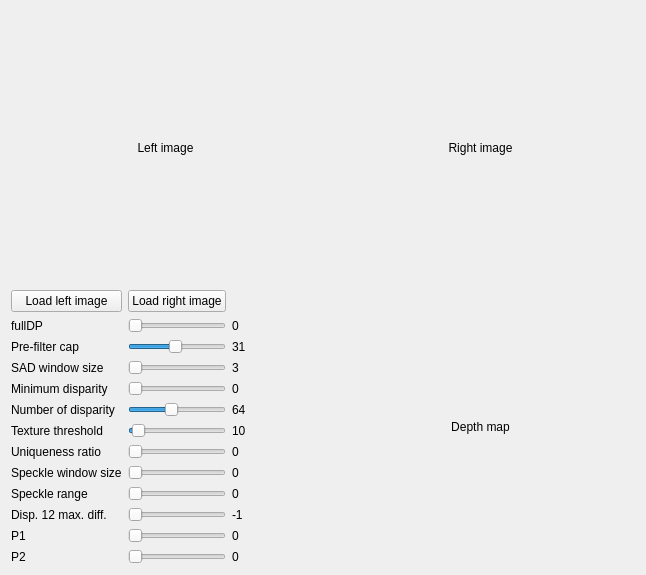
<?xml version="1.0" encoding="UTF-8"?>
<ui version="4.0">
 <class>MainWindow</class>
 <widget class="QMainWindow" name="MainWindow">
  <property name="geometry">
   <rect>
    <x>0</x>
    <y>0</y>
    <width>646</width>
    <height>575</height>
   </rect>
  </property>
  <property name="windowTitle">
   <string>OpenCV StereoCorrespondenceBM Tuner</string>
  </property>
  <widget class="QWidget" name="centralWidget">
   <layout class="QGridLayout" name="gridLayout_2">
    <item row="0" column="0">
     <layout class="QGridLayout" name="gridLayout">
      <item row="0" column="1">
       <widget class="QLabel" name="label_image_right">
        <property name="maximumSize">
         <size>
          <width>480</width>
          <height>360</height>
         </size>
        </property>
        <property name="text">
         <string>Right image</string>
        </property>
        <property name="alignment">
         <set>Qt::AlignCenter</set>
        </property>
       </widget>
      </item>
      <item row="2" column="0">
       <layout class="QGridLayout" name="gridLayout_buttons">
        <item row="5" column="0">
         <widget class="QLabel" name="label_num_of_disparity">
          <property name="toolTip">
           <string>&lt;html&gt;&lt;head/&gt;&lt;body&gt;&lt;p&gt;Maximum disparity minus minimum disparity. The value is always greater than zero. In the current implementation, this parameter must be divisible by 16.&lt;/p&gt;&lt;/body&gt;&lt;/html&gt;</string>
          </property>
          <property name="text">
           <string>Number of disparity</string>
          </property>
         </widget>
        </item>
        <item row="2" column="1">
         <widget class="QSlider" name="horizontalSlider_pre_filter_cap">
          <property name="sizePolicy">
           <sizepolicy hsizetype="Minimum" vsizetype="Fixed">
            <horstretch>0</horstretch>
            <verstretch>0</verstretch>
           </sizepolicy>
          </property>
          <property name="minimum">
           <number>1</number>
          </property>
          <property name="maximum">
           <number>63</number>
          </property>
          <property name="value">
           <number>31</number>
          </property>
          <property name="orientation">
           <enum>Qt::Horizontal</enum>
          </property>
         </widget>
        </item>
        <item row="5" column="1">
         <widget class="QSlider" name="horizontalSlider_num_of_disparity">
          <property name="sizePolicy">
           <sizepolicy hsizetype="Minimum" vsizetype="Fixed">
            <horstretch>0</horstretch>
            <verstretch>0</verstretch>
           </sizepolicy>
          </property>
          <property name="minimum">
           <number>16</number>
          </property>
          <property name="maximum">
           <number>128</number>
          </property>
          <property name="singleStep">
           <number>16</number>
          </property>
          <property name="pageStep">
           <number>16</number>
          </property>
          <property name="value">
           <number>64</number>
          </property>
          <property name="orientation">
           <enum>Qt::Horizontal</enum>
          </property>
         </widget>
        </item>
        <item row="3" column="2">
         <widget class="QLabel" name="label_3">
          <property name="text">
           <string>3</string>
          </property>
         </widget>
        </item>
        <item row="6" column="1">
         <widget class="QSlider" name="horizontalSlider_texture_threshold">
          <property name="sizePolicy">
           <sizepolicy hsizetype="Minimum" vsizetype="Fixed">
            <horstretch>0</horstretch>
            <verstretch>0</verstretch>
           </sizepolicy>
          </property>
          <property name="maximum">
           <number>255</number>
          </property>
          <property name="value">
           <number>10</number>
          </property>
          <property name="orientation">
           <enum>Qt::Horizontal</enum>
          </property>
         </widget>
        </item>
        <item row="1" column="2">
         <widget class="QLabel" name="label">
          <property name="text">
           <string>0</string>
          </property>
         </widget>
        </item>
        <item row="4" column="2">
         <widget class="QLabel" name="label_4">
          <property name="text">
           <string>0</string>
          </property>
         </widget>
        </item>
        <item row="8" column="2">
         <widget class="QLabel" name="label_8">
          <property name="text">
           <string>0</string>
          </property>
         </widget>
        </item>
        <item row="4" column="1">
         <widget class="QSlider" name="horizontalSlider_min_disparity">
          <property name="sizePolicy">
           <sizepolicy hsizetype="Minimum" vsizetype="Fixed">
            <horstretch>0</horstretch>
            <verstretch>0</verstretch>
           </sizepolicy>
          </property>
          <property name="minimum">
           <number>0</number>
          </property>
          <property name="maximum">
           <number>16</number>
          </property>
          <property name="singleStep">
           <number>1</number>
          </property>
          <property name="pageStep">
           <number>10</number>
          </property>
          <property name="value">
           <number>0</number>
          </property>
          <property name="orientation">
           <enum>Qt::Horizontal</enum>
          </property>
         </widget>
        </item>
        <item row="2" column="0">
         <widget class="QLabel" name="label_pre_filter_cap">
          <property name="toolTip">
           <string>&lt;html&gt;&lt;head/&gt;&lt;body&gt;&lt;p&gt;Truncation value for the prefiltered image pixels. The algorithm first computes x-derivative at each pixel and clips its value by &lt;span style=&quot; font-family:'Courier New,courier';&quot;&gt;[-preFilterCap, preFilterCap]&lt;/span&gt; interval. The result values are passed to the Birchfield-Tomasi pixel cost function.&lt;/p&gt;&lt;/body&gt;&lt;/html&gt;</string>
          </property>
          <property name="text">
           <string>Pre-filter cap</string>
          </property>
         </widget>
        </item>
        <item row="10" column="2">
         <widget class="QLabel" name="label_10">
          <property name="text">
           <string>-1</string>
          </property>
         </widget>
        </item>
        <item row="10" column="1">
         <widget class="QSlider" name="horizontalSlider_disp_12_max_diff">
          <property name="sizePolicy">
           <sizepolicy hsizetype="Minimum" vsizetype="Fixed">
            <horstretch>0</horstretch>
            <verstretch>0</verstretch>
           </sizepolicy>
          </property>
          <property name="minimum">
           <number>-1</number>
          </property>
          <property name="maximum">
           <number>100</number>
          </property>
          <property name="value">
           <number>-1</number>
          </property>
          <property name="orientation">
           <enum>Qt::Horizontal</enum>
          </property>
         </widget>
        </item>
        <item row="5" column="2">
         <widget class="QLabel" name="label_5">
          <property name="text">
           <string>64</string>
          </property>
         </widget>
        </item>
        <item row="4" column="0">
         <widget class="QLabel" name="label_min_disparity">
          <property name="toolTip">
           <string>&lt;html&gt;&lt;head/&gt;&lt;body&gt;&lt;p&gt;Minimum possible disparity value. Normally, it is zero but sometimes rectification algorithms can shift images, so this parameter needs to be adjusted accordingly.&lt;/p&gt;&lt;/body&gt;&lt;/html&gt;</string>
          </property>
          <property name="text">
           <string>Minimum disparity</string>
          </property>
         </widget>
        </item>
        <item row="0" column="0">
         <widget class="QPushButton" name="pushButton_left">
          <property name="text">
           <string>Load left image</string>
          </property>
         </widget>
        </item>
        <item row="0" column="1">
         <widget class="QPushButton" name="pushButton_right">
          <property name="text">
           <string>Load right image</string>
          </property>
         </widget>
        </item>
        <item row="3" column="0">
         <widget class="QLabel" name="label_SAD_window_size">
          <property name="toolTip">
           <string>&lt;html&gt;&lt;head/&gt;&lt;body&gt;&lt;p&gt;Matched block size. It must be an odd number &lt;span style=&quot; font-family:'Courier New,courier';&quot;&gt;&amp;gt;=1&lt;/span&gt; . Normally, it should be somewhere in the &lt;span style=&quot; font-family:'Courier New,courier';&quot;&gt;3..11&lt;/span&gt; range.&lt;/p&gt;&lt;/body&gt;&lt;/html&gt;</string>
          </property>
          <property name="text">
           <string>SAD window size</string>
          </property>
         </widget>
        </item>
        <item row="1" column="1">
         <widget class="QSlider" name="horizontalSlider_full_dp">
          <property name="sizePolicy">
           <sizepolicy hsizetype="Minimum" vsizetype="Fixed">
            <horstretch>0</horstretch>
            <verstretch>0</verstretch>
           </sizepolicy>
          </property>
          <property name="minimum">
           <number>0</number>
          </property>
          <property name="maximum">
           <number>1</number>
          </property>
          <property name="singleStep">
           <number>1</number>
          </property>
          <property name="value">
           <number>0</number>
          </property>
          <property name="orientation">
           <enum>Qt::Horizontal</enum>
          </property>
         </widget>
        </item>
        <item row="7" column="1">
         <widget class="QSlider" name="horizontalSlider_uniqueness_ratio">
          <property name="sizePolicy">
           <sizepolicy hsizetype="Minimum" vsizetype="Fixed">
            <horstretch>0</horstretch>
            <verstretch>0</verstretch>
           </sizepolicy>
          </property>
          <property name="maximum">
           <number>20</number>
          </property>
          <property name="value">
           <number>0</number>
          </property>
          <property name="orientation">
           <enum>Qt::Horizontal</enum>
          </property>
         </widget>
        </item>
        <item row="9" column="2">
         <widget class="QLabel" name="label_9">
          <property name="text">
           <string>0</string>
          </property>
         </widget>
        </item>
        <item row="1" column="0">
         <widget class="QLabel" name="label_full_dp">
          <property name="text">
           <string>fullDP</string>
          </property>
         </widget>
        </item>
        <item row="10" column="0">
         <widget class="QLabel" name="label_disp_12_max_diff">
          <property name="toolTip">
           <string>&lt;html&gt;&lt;head/&gt;&lt;body&gt;&lt;p&gt;Maximum allowed difference (in integer pixel units) in the left-right disparity check. Set it to a non-positive value to disable the check.&lt;/p&gt;&lt;/body&gt;&lt;/html&gt;</string>
          </property>
          <property name="text">
           <string>Disp. 12 max. diff.</string>
          </property>
         </widget>
        </item>
        <item row="11" column="1">
         <widget class="QSlider" name="horizontalSlider_p1">
          <property name="sizePolicy">
           <sizepolicy hsizetype="Minimum" vsizetype="Fixed">
            <horstretch>0</horstretch>
            <verstretch>0</verstretch>
           </sizepolicy>
          </property>
          <property name="maximum">
           <number>400</number>
          </property>
          <property name="value">
           <number>0</number>
          </property>
          <property name="orientation">
           <enum>Qt::Horizontal</enum>
          </property>
         </widget>
        </item>
        <item row="9" column="0">
         <widget class="QLabel" name="label_speckle_range">
          <property name="toolTip">
           <string>&lt;html&gt;&lt;head/&gt;&lt;body&gt;&lt;p&gt;Maximum disparity variation within each connected component. If you do speckle filtering, set the parameter to a positive value, it will be implicitly multiplied by 16. Normally, 1 or 2 is good enough.&lt;/p&gt;&lt;/body&gt;&lt;/html&gt;</string>
          </property>
          <property name="text">
           <string>Speckle range</string>
          </property>
         </widget>
        </item>
        <item row="8" column="1">
         <widget class="QSlider" name="horizontalSlider_speckle_window_size">
          <property name="sizePolicy">
           <sizepolicy hsizetype="Minimum" vsizetype="Fixed">
            <horstretch>0</horstretch>
            <verstretch>0</verstretch>
           </sizepolicy>
          </property>
          <property name="maximum">
           <number>250</number>
          </property>
          <property name="orientation">
           <enum>Qt::Horizontal</enum>
          </property>
         </widget>
        </item>
        <item row="3" column="1">
         <widget class="QSlider" name="horizontalSlider_SAD_window_size">
          <property name="sizePolicy">
           <sizepolicy hsizetype="Minimum" vsizetype="Fixed">
            <horstretch>0</horstretch>
            <verstretch>0</verstretch>
           </sizepolicy>
          </property>
          <property name="minimum">
           <number>3</number>
          </property>
          <property name="maximum">
           <number>15</number>
          </property>
          <property name="singleStep">
           <number>2</number>
          </property>
          <property name="value">
           <number>3</number>
          </property>
          <property name="sliderPosition">
           <number>3</number>
          </property>
          <property name="orientation">
           <enum>Qt::Horizontal</enum>
          </property>
         </widget>
        </item>
        <item row="6" column="0">
         <widget class="QLabel" name="label_texture_threshold">
          <property name="text">
           <string>Texture threshold</string>
          </property>
         </widget>
        </item>
        <item row="8" column="0">
         <widget class="QLabel" name="label_speckle_window_size">
          <property name="toolTip">
           <string>&lt;html&gt;&lt;head/&gt;&lt;body&gt;&lt;p&gt;Maximum size of smooth disparity regions to consider their noise speckles and invalidate. Set it to 0 to disable speckle filtering. Otherwise, set it somewhere in the 50-200 range.&lt;/p&gt;&lt;/body&gt;&lt;/html&gt;</string>
          </property>
          <property name="text">
           <string>Speckle window size</string>
          </property>
         </widget>
        </item>
        <item row="7" column="2">
         <widget class="QLabel" name="label_7">
          <property name="text">
           <string>0</string>
          </property>
         </widget>
        </item>
        <item row="11" column="0">
         <widget class="QLabel" name="label_11">
          <property name="text">
           <string>P1</string>
          </property>
         </widget>
        </item>
        <item row="2" column="2">
         <widget class="QLabel" name="label_2">
          <property name="text">
           <string>31</string>
          </property>
         </widget>
        </item>
        <item row="9" column="1">
         <widget class="QSlider" name="horizontalSlider_speckle_range">
          <property name="sizePolicy">
           <sizepolicy hsizetype="Minimum" vsizetype="Fixed">
            <horstretch>0</horstretch>
            <verstretch>0</verstretch>
           </sizepolicy>
          </property>
          <property name="minimum">
           <number>0</number>
          </property>
          <property name="maximum">
           <number>3</number>
          </property>
          <property name="orientation">
           <enum>Qt::Horizontal</enum>
          </property>
         </widget>
        </item>
        <item row="7" column="0">
         <widget class="QLabel" name="label_uniqueness_ratio">
          <property name="toolTip">
           <string>&lt;html&gt;&lt;head/&gt;&lt;body&gt;&lt;p&gt;Margin in percentage by which the best (minimum) computed cost function value should “win” the second best value to consider the found match correct. Normally, a value within the 5-15 range is good enough.&lt;/p&gt;&lt;/body&gt;&lt;/html&gt;</string>
          </property>
          <property name="text">
           <string>Uniqueness ratio</string>
          </property>
         </widget>
        </item>
        <item row="6" column="2">
         <widget class="QLabel" name="label_6">
          <property name="text">
           <string>10</string>
          </property>
         </widget>
        </item>
        <item row="11" column="2">
         <widget class="QLabel" name="label_12">
          <property name="text">
           <string>0</string>
          </property>
         </widget>
        </item>
        <item row="12" column="0">
         <widget class="QLabel" name="label_13">
          <property name="text">
           <string>P2</string>
          </property>
         </widget>
        </item>
        <item row="12" column="1">
         <widget class="QSlider" name="horizontalSlider_p2">
          <property name="sizePolicy">
           <sizepolicy hsizetype="Minimum" vsizetype="Fixed">
            <horstretch>0</horstretch>
            <verstretch>0</verstretch>
           </sizepolicy>
          </property>
          <property name="maximum">
           <number>400</number>
          </property>
          <property name="orientation">
           <enum>Qt::Horizontal</enum>
          </property>
         </widget>
        </item>
        <item row="12" column="2">
         <widget class="QLabel" name="label_14">
          <property name="text">
           <string>0</string>
          </property>
         </widget>
        </item>
       </layout>
      </item>
      <item row="0" column="0">
       <widget class="QLabel" name="label_image_left">
        <property name="maximumSize">
         <size>
          <width>480</width>
          <height>360</height>
         </size>
        </property>
        <property name="text">
         <string>Left image</string>
        </property>
        <property name="alignment">
         <set>Qt::AlignCenter</set>
        </property>
       </widget>
      </item>
      <item row="2" column="1">
       <widget class="QLabel" name="label_depth_map">
        <property name="maximumSize">
         <size>
          <width>480</width>
          <height>360</height>
         </size>
        </property>
        <property name="text">
         <string>Depth map</string>
        </property>
        <property name="alignment">
         <set>Qt::AlignCenter</set>
        </property>
       </widget>
      </item>
     </layout>
    </item>
   </layout>
  </widget>
 </widget>
 <layoutdefault spacing="6" margin="11"/>
 <resources/>
 <connections>
  <connection>
   <sender>horizontalSlider_full_dp</sender>
   <signal>valueChanged(int)</signal>
   <receiver>label</receiver>
   <slot>setNum(int)</slot>
   <hints>
    <hint type="sourcelabel">
     <x>264</x>
     <y>159</y>
    </hint>
    <hint type="destinationlabel">
     <x>314</x>
     <y>165</y>
    </hint>
   </hints>
  </connection>
  <connection>
   <sender>horizontalSlider_pre_filter_cap</sender>
   <signal>valueChanged(int)</signal>
   <receiver>label_2</receiver>
   <slot>setNum(int)</slot>
   <hints>
    <hint type="sourcelabel">
     <x>247</x>
     <y>198</y>
    </hint>
    <hint type="destinationlabel">
     <x>326</x>
     <y>195</y>
    </hint>
   </hints>
  </connection>
  <connection>
   <sender>horizontalSlider_SAD_window_size</sender>
   <signal>valueChanged(int)</signal>
   <receiver>label_3</receiver>
   <slot>setNum(int)</slot>
   <hints>
    <hint type="sourcelabel">
     <x>246</x>
     <y>236</y>
    </hint>
    <hint type="destinationlabel">
     <x>331</x>
     <y>232</y>
    </hint>
   </hints>
  </connection>
  <connection>
   <sender>horizontalSlider_min_disparity</sender>
   <signal>valueChanged(int)</signal>
   <receiver>label_4</receiver>
   <slot>setNum(int)</slot>
   <hints>
    <hint type="sourcelabel">
     <x>274</x>
     <y>259</y>
    </hint>
    <hint type="destinationlabel">
     <x>330</x>
     <y>264</y>
    </hint>
   </hints>
  </connection>
  <connection>
   <sender>horizontalSlider_num_of_disparity</sender>
   <signal>valueChanged(int)</signal>
   <receiver>label_5</receiver>
   <slot>setNum(int)</slot>
   <hints>
    <hint type="sourcelabel">
     <x>276</x>
     <y>291</y>
    </hint>
    <hint type="destinationlabel">
     <x>330</x>
     <y>299</y>
    </hint>
   </hints>
  </connection>
  <connection>
   <sender>horizontalSlider_texture_threshold</sender>
   <signal>valueChanged(int)</signal>
   <receiver>label_6</receiver>
   <slot>setNum(int)</slot>
   <hints>
    <hint type="sourcelabel">
     <x>284</x>
     <y>333</y>
    </hint>
    <hint type="destinationlabel">
     <x>320</x>
     <y>333</y>
    </hint>
   </hints>
  </connection>
  <connection>
   <sender>horizontalSlider_uniqueness_ratio</sender>
   <signal>valueChanged(int)</signal>
   <receiver>label_7</receiver>
   <slot>setNum(int)</slot>
   <hints>
    <hint type="sourcelabel">
     <x>273</x>
     <y>367</y>
    </hint>
    <hint type="destinationlabel">
     <x>318</x>
     <y>367</y>
    </hint>
   </hints>
  </connection>
  <connection>
   <sender>horizontalSlider_speckle_window_size</sender>
   <signal>valueChanged(int)</signal>
   <receiver>label_8</receiver>
   <slot>setNum(int)</slot>
   <hints>
    <hint type="sourcelabel">
     <x>288</x>
     <y>403</y>
    </hint>
    <hint type="destinationlabel">
     <x>316</x>
     <y>400</y>
    </hint>
   </hints>
  </connection>
  <connection>
   <sender>horizontalSlider_speckle_range</sender>
   <signal>valueChanged(int)</signal>
   <receiver>label_9</receiver>
   <slot>setNum(int)</slot>
   <hints>
    <hint type="sourcelabel">
     <x>289</x>
     <y>428</y>
    </hint>
    <hint type="destinationlabel">
     <x>315</x>
     <y>433</y>
    </hint>
   </hints>
  </connection>
  <connection>
   <sender>horizontalSlider_disp_12_max_diff</sender>
   <signal>valueChanged(int)</signal>
   <receiver>label_10</receiver>
   <slot>setNum(int)</slot>
   <hints>
    <hint type="sourcelabel">
     <x>276</x>
     <y>467</y>
    </hint>
    <hint type="destinationlabel">
     <x>320</x>
     <y>466</y>
    </hint>
   </hints>
  </connection>
  <connection>
   <sender>horizontalSlider_p1</sender>
   <signal>valueChanged(int)</signal>
   <receiver>label_12</receiver>
   <slot>setNum(int)</slot>
   <hints>
    <hint type="sourcelabel">
     <x>214</x>
     <y>530</y>
    </hint>
    <hint type="destinationlabel">
     <x>301</x>
     <y>530</y>
    </hint>
   </hints>
  </connection>
  <connection>
   <sender>horizontalSlider_p2</sender>
   <signal>valueChanged(int)</signal>
   <receiver>label_14</receiver>
   <slot>setNum(int)</slot>
   <hints>
    <hint type="sourcelabel">
     <x>214</x>
     <y>554</y>
    </hint>
    <hint type="destinationlabel">
     <x>301</x>
     <y>554</y>
    </hint>
   </hints>
  </connection>
 </connections>
</ui>
